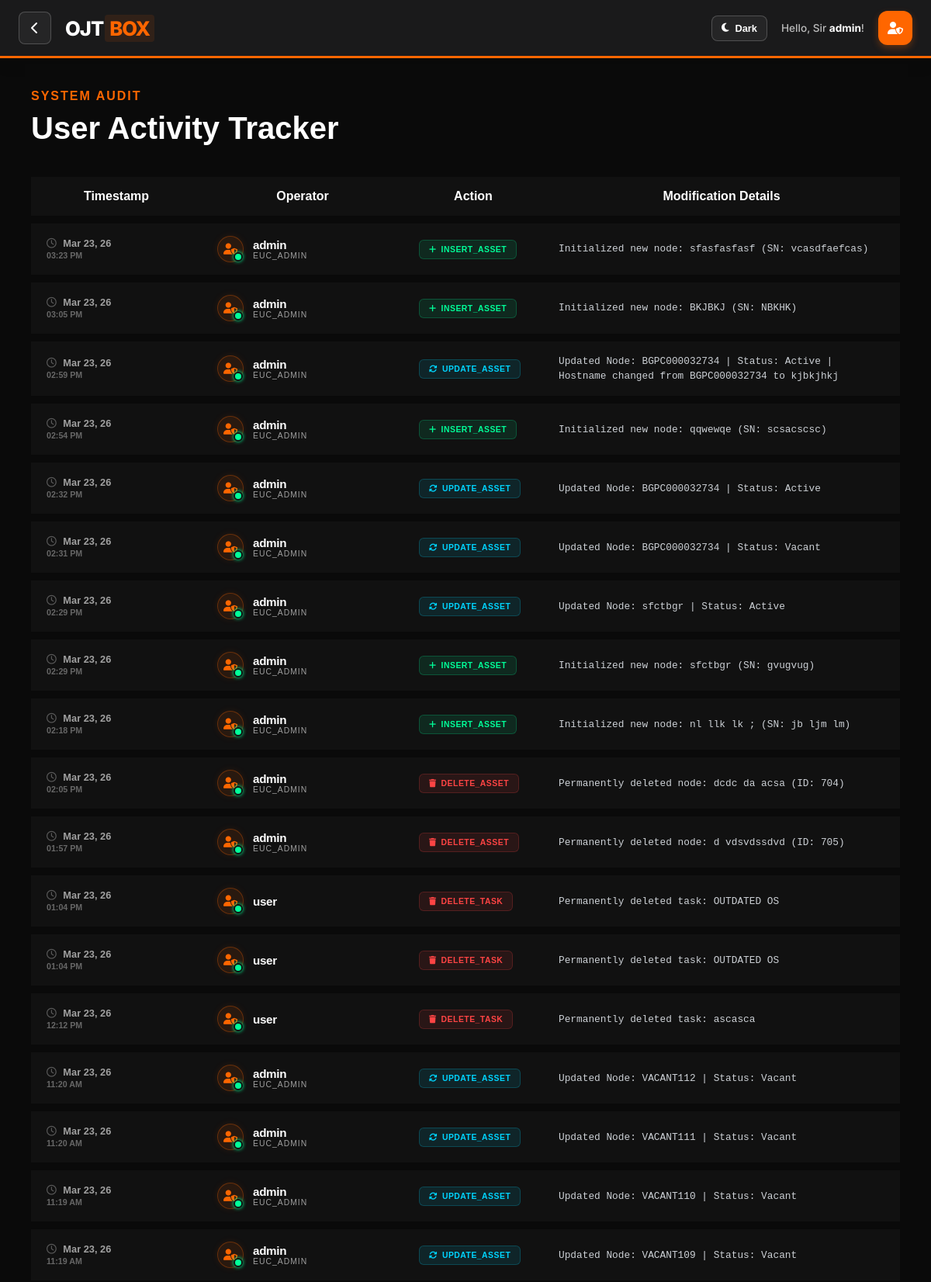
The page /admin_logs.php (signed in, upper part) on the database its author committed.
### tables this page shows
CREATE TABLE `activity_logs` (
  `id` int(11) NOT NULL,
  `user_id` int(11) NOT NULL,
  `action` varchar(255) NOT NULL,
  `details` text DEFAULT NULL,
  `ip_address` varchar(45) DEFAULT NULL,
  `created_at` timestamp NOT NULL DEFAULT current_timestamp()
);

CREATE TABLE `users` (
  `id` int(11) NOT NULL,
  `full_name` varchar(100) NOT NULL,
  `username` varchar(50) NOT NULL,
  `email` varchar(100) NOT NULL,
  `password` varchar(255) NOT NULL,
  `role` enum('euc_admin','euc') NOT NULL DEFAULT 'euc',
  `created_at` timestamp NOT NULL DEFAULT current_timestamp()
);

### admin_logs.php (the view, shortened to what this page needs)
<?php
require_once 'db.php';
$sql = "SELECT al.*, u.username, u.role
        FROM activity_logs al
        LEFT JOIN users u ON al.user_id = u.id
        ORDER BY al.created_at DESC";
$result = $conn->query($sql);
?>
<!DOCTYPE html>
<html lang="en">
<head>
    <link rel="stylesheet" href="https://cdnjs.cloudflare.com/ajax/libs/font-awesome/6.4.0/css/all.min.css">
</head>
<body>
    <?php include 'header.php'; ?>
    <main class="inventory-container">
        <section class="header-section" style="margin-bottom: 30px;">
            <h4 style="color: var(--primary-orange); margin: 0; text-transform: uppercase; letter-spacing: 2px;">System Audit</h4>
            <h1 style="margin: 10px 0; font-size: 2.5rem;">User Activity Tracker</h1>
        </section>
        <table class="data-table">
    <thead>
        <tr>
            <th class="col-time">Timestamp</th>
            <th class="col-user">Operator</th>
            <th class="col-action">Action</th>
            <th class="col-details">Modification Details</th>
        </tr>
    </thead>
    <tbody>
        <?php while($log = $result->fetch_assoc()): ?>
        <tr>
            <td>
                <div class="timestamp">
                    <i class="fa-regular fa-clock" style="margin-right: 5px; opacity: 0.5;"></i>
                    <?= date('M d, y', strtotime($log['created_at'])) ?><br>
                    <small style="opacity: 0.6;"><?= date('h:i A', strtotime($log['created_at'])) ?></small>
                </div>
            </td>
            <td>
                <div class="operator-wrapper">
                    <div class="avatar-circle">
                        <i class="fa-solid fa-user-shield"></i>
                        <div class="status-indicator"></div>
                    </div>
                    <div class="username-info">
                        <span class="username-main"><?= htmlspecialchars($log['username'] ?? 'System') ?></span>
    <span class="user-role"><?= htmlspecialchars($log['role'] ?? 'System') ?></span>
                    </div>
                </div>
            </td>
            <td>
                <?php
                    $action = strtoupper($log['action']);
                    $class = 'badge-update'; $icon = 'fa-rotate';
                    if (strpos($action, 'INSERT') !== false) { $class = 'badge-insert'; $icon = 'fa-plus'; }
                    elseif (strpos($action, 'DELETE') !== false) { $class = 'badge-delete'; $icon = 'fa-trash'; }
                ?>
                <span class="badge <?= $class ?>">
                    <i class="fa-solid <?= $icon ?>"></i> <?= $action ?>
                </span>
            </td>
            <td>
                <div class="detail-container">
                    <?= htmlspecialchars($log['details']) ?>
                </div>
            </td>
        </tr>
        <?php endwhile; ?>
    </tbody>
</table>
    </main>
</body>
</html>

### admin_logs.php (style rules this page uses)
:root { --bg-dark: #0a0a0a; --card-bg: #111111; --primary-orange: #ff6600; --neon-green: #00ff99; --neon-blue: #00d4ff; --text-gray: #a0a0a0; --text-main: #ffffff; --border-color: #222222; }
body { background-color: var(--bg-dark); color: var(--text-main); font-family: 'Plus Jakarta Sans', sans-serif; margin: 0; }
.inventory-container { padding: 40px; max-width: 1400px; margin: 0 auto; }
.data-table { width: 100%; border-collapse: separate; border-spacing: 0 10px; table-layout: fixed; }
.data-table tr { background: var(--card-bg); transition: transform 0.2s; }
.data-table tbody tr { background: var(--card-bg); transition: 0.3s cubic-bezier(0.4, 0, 0.2, 1); position: relative; }
.data-table th, .data-table td { padding: 16px 20px; vertical-align: middle; }
.col-time { width: 180px; }
.col-user { width: 220px; }
.col-action { width: 140px; }
.col-details { width: auto; }
.detail-container { max-height: 80px; overflow-y: auto; font-family: 'JetBrains Mono', 'Fira Code', monospace; font-size: 0.8rem; color: #ccd0d5; line-height: 1.5; padding-right: 10px; word-wrap: break-word; }
.badge { display: inline-flex; align-items: center; gap: 6px; padding: 6px 12px; border-radius: 6px; font-size: 0.65rem; font-weight: 800; letter-spacing: 0.5px; }
.badge-insert { background: rgba(0, 255, 153, 0.1); color: var(--neon-green); border: 1px solid rgba(0, 255, 153, 0.2); }
.badge-update { background: rgba(0, 212, 255, 0.1); color: var(--neon-blue); border: 1px solid rgba(0, 212, 255, 0.2); }
.badge-delete { background: rgba(255, 68, 68, 0.1); color: #ff4444; border: 1px solid rgba(255, 68, 68, 0.2); }
.timestamp { color: var(--text-gray); font-weight: 600; font-size: 0.8rem; }
.operator-wrapper { display: flex; align-items: center; gap: 12px; }
.avatar-circle { width: 32px; height: 32px; background: rgba(255, 102, 0, 0.1); border: 1px solid rgba(255, 102, 0, 0.3); border-radius: 50%; display: flex; align-items: center; justify-content: center; position: relative; box-shadow: 0 0 10px rgba(255, 102, 0, 0.1); }
.avatar-circle i { font-size: 0.9rem; color: var(--primary-orange); }
.status-indicator { position: absolute; bottom: 0; right: 0; width: 8px; height: 8px; background: var(--neon-green); border-radius: 50%; border: 2px solid var(--card-bg); box-shadow: 0 0 5px var(--neon-green); }
.username-info { display: flex; flex-direction: column; }
.username-main { font-weight: 700; color: #fff; font-size: 0.95rem; letter-spacing: -0.3px; }

### header.php (style rules this page uses)
:root { --primary-orange: #FF6600; --nav-bg: #1A1A1B; --text-color: #FFFFFF; --text-muted: #BBB; --btn-bg: rgba(255, 255, 255, 0.05); --btn-border: rgba(255, 255, 255, 0.2); --dropdown-bg: #FFFFFF; --dropdown-text: #1A1A1B; --nav-height: 72px; --transition: all 0.25s ease; }

### rows shown on the page
activity_logs: created_at "Mar 23, 26", created_at "03:23 PM", user.username "admin", user.role "EUC_ADMIN", action "INSERT_ASSET", details "Initialized new node: sfasfasfasf (SN: vcasdfaefcas)"
activity_logs: created_at "Mar 23, 26", created_at "03:05 PM", user.username "admin", user.role "EUC_ADMIN", action "INSERT_ASSET", details "Initialized new node: BKJBKJ (SN: NBKHK)"
activity_logs: created_at "Mar 23, 26", created_at "02:59 PM", user.username "admin", user.role "EUC_ADMIN", action "UPDATE_ASSET", details "Updated Node: BGPC000032734 | Status: Active | Hostname changed from BGPC000032734 to kjbkjhkj"
activity_logs: created_at "Mar 23, 26", created_at "02:54 PM", user.username "admin", user.role "EUC_ADMIN", action "INSERT_ASSET", details "Initialized new node: qqwewqe (SN: scsacscsc)"
activity_logs: created_at "Mar 23, 26", created_at "02:32 PM", user.username "admin", user.role "EUC_ADMIN", action "UPDATE_ASSET", details "Updated Node: BGPC000032734 | Status: Active"
activity_logs: created_at "Mar 23, 26", created_at "02:31 PM", user.username "admin", user.role "EUC_ADMIN", action "UPDATE_ASSET", details "Updated Node: BGPC000032734 | Status: Vacant"
activity_logs: created_at "Mar 23, 26", created_at "02:29 PM", user.username "admin", user.role "EUC_ADMIN", action "UPDATE_ASSET", details "Updated Node: sfctbgr | Status: Active"
activity_logs: created_at "Mar 23, 26", created_at "02:29 PM", user.username "admin", user.role "EUC_ADMIN", action "INSERT_ASSET", details "Initialized new node: sfctbgr (SN: gvugvug)"
activity_logs: created_at "Mar 23, 26", created_at "02:18 PM", user.username "admin", user.role "EUC_ADMIN", action "INSERT_ASSET", details "Initialized new node: nl llk lk ; (SN: jb ljm lm)"
activity_logs: created_at "Mar 23, 26", created_at "02:05 PM", user.username "admin", user.role "EUC_ADMIN", action "DELETE_ASSET", details "Permanently deleted node: dcdc da acsa (ID: 704)"
activity_logs: created_at "Mar 23, 26", created_at "01:57 PM", user.username "admin", user.role "EUC_ADMIN", action "DELETE_ASSET", details "Permanently deleted node: d vdsvdssdvd (ID: 705)"
activity_logs: created_at "Mar 23, 26", created_at "01:04 PM", user.username "user", action "DELETE_TASK", details "Permanently deleted task: OUTDATED OS"
activity_logs: created_at "Mar 23, 26", created_at "01:04 PM", user.username "user", action "DELETE_TASK", details "Permanently deleted task: OUTDATED OS"
activity_logs: created_at "Mar 23, 26", created_at "12:12 PM", user.username "user", action "DELETE_TASK", details "Permanently deleted task: ascasca"
activity_logs: created_at "Mar 23, 26", created_at "11:20 AM", user.username "admin", user.role "EUC_ADMIN", action "UPDATE_ASSET", details "Updated Node: VACANT112 | Status: Vacant"
activity_logs: created_at "Mar 23, 26", created_at "11:20 AM", user.username "admin", user.role "EUC_ADMIN", action "UPDATE_ASSET", details "Updated Node: VACANT111 | Status: Vacant"
activity_logs: created_at "Mar 23, 26", created_at "11:19 AM", user.username "admin", user.role "EUC_ADMIN", action "UPDATE_ASSET", details "Updated Node: VACANT110 | Status: Vacant"
activity_logs: created_at "Mar 23, 26", created_at "11:19 AM", user.username "admin", user.role "EUC_ADMIN", action "UPDATE_ASSET", details "Updated Node: VACANT109 | Status: Vacant"

### other values the page prints
$username "admin"
